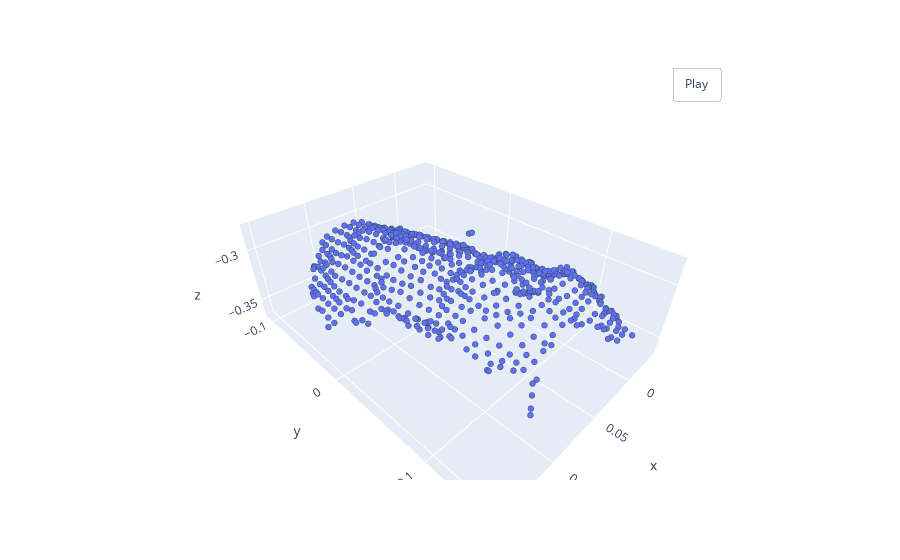

Write notebook code for a chart like this one.
### Code cell
x, y, z = ary[:, 0], ary[:, 1], ary[:, 2]
pcshow(x, y, z)

### Figure 1 — Plotly figure (JSON) as saved in the notebook; plotly's stock layout.template omitted (floating-point values rounded to 4 significant figures; data arrays with more than 128 entries replaced by an {"elided": "..."} marker saying what was removed)
{"data": [{"marker": {"line": {"color": "DarkSlateGrey", "width": 2}, "size": 2}, "mode": "markers", "type": "scatter3d", "x": {"elided": "632 float values"}, "y": {"elided": "632 float values"}, "z": {"elided": "632 float values"}}], "layout": {"updatemenus": [{"buttons": [{"args": [null, {"frame": {"duration": 50, "redraw": true}, "fromcurrent": true, "mode": "immediate", "transition": {"duration": 0}}], "label": "Play", "method": "animate"}], "pad": {"r": 10, "t": 45}, "showactive": false, "type": "buttons", "x": 0.8, "xanchor": "left", "y": 1, "yanchor": "bottom"}]}}
